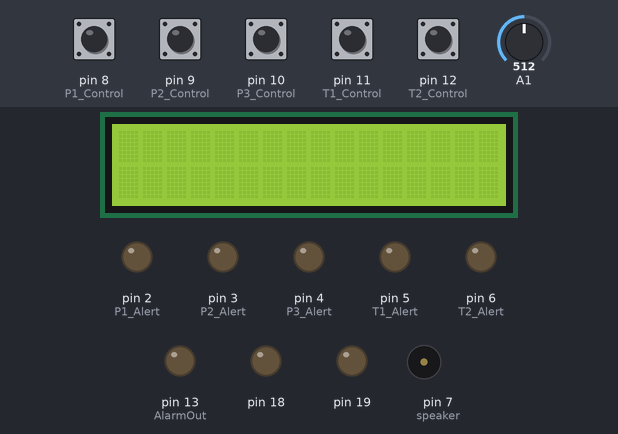
Simulated run of this sketch. Board: Arduino Uno, built with avr-gcc and run on an emulated ATmega328P. On the bench: 16×2 character LCD, output pins drawn as LEDs (lit = HIGH), buzzer (waves = sounding, pin HIGH). The test bench sets the inputs (shaded band); at power-on: pin 8 (P1_Control), pin 9 (P2_Control), pin 10 (P3_Control), pin 11 (T1_Control), pin 12 (T2_Control) HIGH, A1 = 512. What the sketch prints to the serial monitor is not drawn.

Above: at 1.2 s.
1.3 s: pin 8 (P1_Control) pulled LOW for 0.15 s
At 1.6 s:
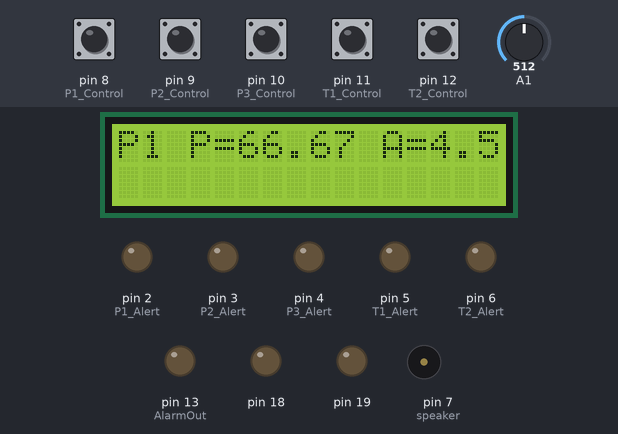
2.9 s: pin 11 (T1_Control) pulled LOW for 0.15 s
At 3.8 s:
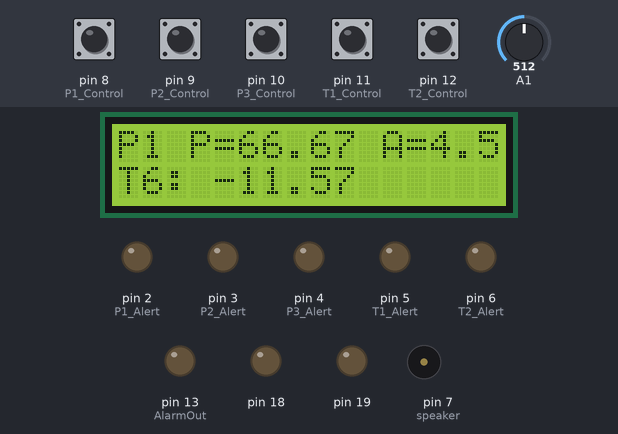
4.5 s: pin 9 (P2_Control) pulled LOW for 0.15 s
At 5.2 s:
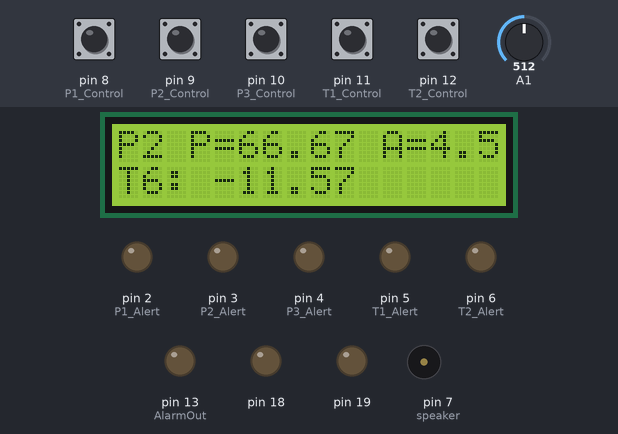
6.1 s: pin 10 (P3_Control) pulled LOW for 0.15 s
At 6.5 s:
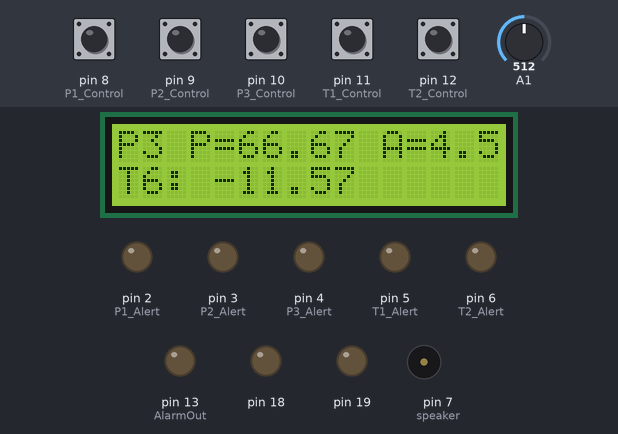
7.7 s: pin 12 (T2_Control) pulled LOW for 0.15 s
At 8.6 s:
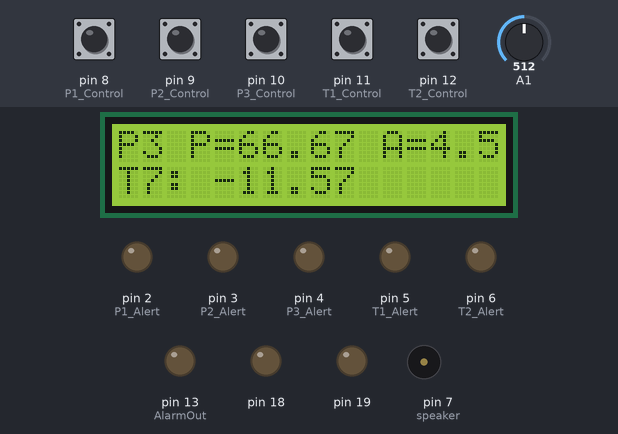
9.3 s: pin 8 (P1_Control) pulled LOW for 1 s
At 10.1 s:
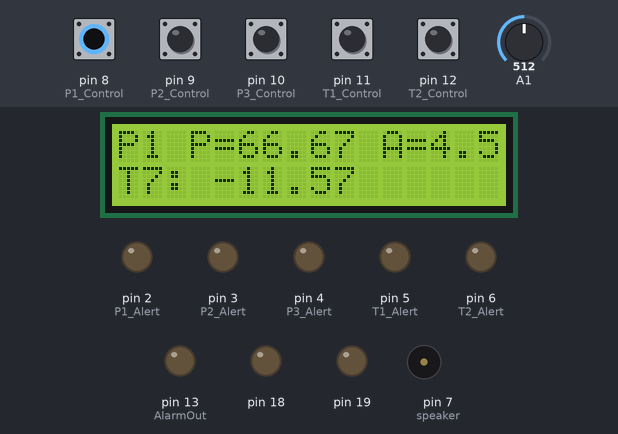
Timing chart, 0 to 12.3 s (numbered marks = the images above; inputs shaded):
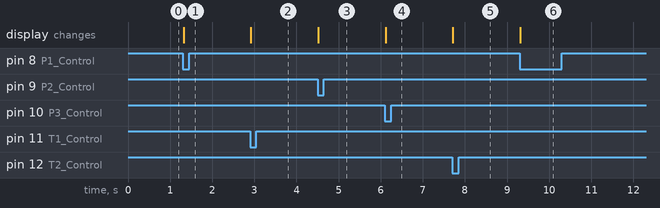

The sketch:

mpress.ino
```cpp
#include <Wire.h>
#include <avr/wdt.h>
#include <LiquidCrystal_I2C.h>

//служебный код для работы i2c дисплея
#if defined(ARDUINO) && ARDUINO >= 100
#define printByte(args)  write(args);
#else
#define printByte(args)  print(args,BYTE);
#endif

//разметка выходов контроллера для контрольных ламп
const int P1_Alert = 2; //контрольная лампа датчика давления P1
const int P2_Alert = 3; //контрольная лампа датчика давления P2
const int P3_Alert = 4; //контрольная лампа датчика давления P3
const int T1_Alert = 5; //контрольная лампа датчика температуры T1
const int T2_Alert = 6; //контрольная лампа датчика температуры T2

#define speaker (7) //пин пищалки D7
#define alarm {digitalWrite(AlarmOut, HIGH);}

//функции включения контрольных ламп
#define AlertP1 {digitalWrite(P1_Alert, HIGH); delay(500); digitalWrite(P1_Alert, LOW); beep(200, 550);} //мигаем контрольной лампой давления P1
#define AlertP2 {digitalWrite(P2_Alert, HIGH); delay(500); digitalWrite(P2_Alert, LOW); beep(200, 550);} //мигаем контрольной лампой давления P2
#define AlertP3 {digitalWrite(P3_Alert, HIGH); delay(500); digitalWrite(P3_Alert, LOW); beep(200, 550);} //мигаем контрольной лампой давления P3
#define AlertT1 {digitalWrite(T1_Alert, HIGH); delay(500); digitalWrite(T1_Alert, LOW); beep(200, 550);} //мигаем контрольной лампой температуры T1
#define AlertT2 {digitalWrite(T2_Alert, HIGH); delay(500); digitalWrite(T2_Alert, LOW); beep(200, 550);} //мигаем контрольной лампой температуры T2

//перемычки включения мониторинга: наличие джампера означает включение мониторинга
const int P1_Control = 8; //перемычка датчика давления P1, пин D8
const int P2_Control = 9; //перемычка датчика давления P2, пин D9
const int P3_Control = 10; //перемычка датчика давления P3, пин D10
const int T1_Control = 11; //перемычка датчика температуры T1, пин D11
const int T2_Control = 12; //перемычка датчика температуры T2, пин D12

const int P1 = 1; //датчик давления 1, пин A1
const int P2 = 2; //датчик давления 2, пин A2
const int P3 = 3; //датчик давления 3, пин A3

const int T1 = 6; //датчик температуры 1, пин A6
const int T2 = 7; //датчик температуры 2, пин A7

//рабочие диапазоны датчиков
const int Pmax = 150;
const int Pmin = 0;
const int Tmax = 150;
const int Tmin = -50;

const int AlarmOut = 13; //выход реле тревоги

const double ADCStep = 5.0/1024; //шаг АЦП: 5 вольт, рарядность АЦП 10 бит (1024).
const float SensorGis = 0.5; // значение "нулевого давления".
const int SensorPsi = 150; //диапазон датчика давления
const double Psi2Atm = 0.068046; //коэффициент преобразования

LiquidCrystal_I2C lcd(0x27,16,2);  // set the LCD address to 0x27 for a 16 chars and 2 line display - инициализация дисплея.

#define _beep {for(byte i=0; i<50; i++) {digitalWrite(speaker, HIGH); delayMicroseconds(220); digitalWrite(speaker, LOW); delayMicroseconds(220);} digitalWrite(speaker, LOW);}

void beep(byte dur, int frq) // функция пищалки
{
  dur=(1000/frq)*dur;
  for(byte i=0; i<dur; i++)
  {
   digitalWrite(speaker, HIGH);
   //_delay_us(frq);
   delayMicroseconds(frq);
   digitalWrite(speaker, LOW);
   delayMicroseconds(frq);
  }
}

void setup()
{
  //конфигурируем порты
  pinMode(P1_Alert, OUTPUT);
  pinMode(P2_Alert, OUTPUT);
  pinMode(P3_Alert, OUTPUT);
  pinMode(T1_Alert, OUTPUT);
  pinMode(T2_Alert, OUTPUT);
  pinMode(P1_Control, INPUT);
  pinMode(P2_Control, INPUT);
  pinMode(P3_Control, INPUT);
  pinMode(T1_Control, INPUT);
  pinMode(T2_Control, INPUT);
  pinMode(AlarmOut, OUTPUT);
  pinMode(speaker, OUTPUT);
  digitalWrite(P1_Control, HIGH);
  digitalWrite(P2_Control, HIGH);
  digitalWrite(P3_Control, HIGH);
  digitalWrite(T1_Control, HIGH);
  digitalWrite(T2_Control, HIGH);
  DDRC |= B00110000;

  //инициализируем дисплей
  lcd.init();                      // initialize the lcd
  lcd.backlight();
  lcd.home();

  Serial.begin(115200); //запускаем консольный вывод в ком-порт
  wdt_enable(WDTO_4S); //запускаем сторожевой таймер
}

double P(int P_number) //снимаем показания датчика давления; параметр функции - опрашиваемый датчик давления (P1, P2, P3)
{
  double VoltValue = ADCStep*analogRead(P_number)-SensorGis;
  double PsiValue = VoltValue*SensorPsi/4.5;
  double Atm=PsiValue*Psi2Atm;
  lcd.setCursor(0,0);
  Serial.print("P");
  lcd.print("P");
  Serial.print(P_number);
  lcd.print(P_number);
  Serial.print(": V=");
  Serial.print(VoltValue);
  Serial.print(" Psi=");
  lcd.print(" P=");
  Serial.print(PsiValue);
  lcd.print(PsiValue);
  Serial.print(" Atm=");
  lcd.print(" A=");
  Serial.println(Atm);
  lcd.print(Atm);
  delay(1000);
  wdt_reset();
  return Atm;
}

boolean CheckPRange(int P_number) //проверка значения датчика давления на вхождение в рабочий диапазон Pmin<=P<=Pmax
{
  double Pval=P(P_number);
  if ((Pval>=Pmin) && (Pval<=Pmax))
  {
    return true; //все в порядке, датчик в рабочем диапазоне
  }
  else //если нет
  {
    delay(300); //небольшая пауза
    Pval=P(P_number); //проверим еще раз
    if (!((Pval>=Pmin) && (Pval<=Pmax))) return false; //значение с датчика находится вне рабочего диапазона
  }
}

double T(int T_number)
{
  double val = analogRead(T_number);
  double temp = (val*5.0/1024)*100 - 273.15; //преобразование вольт-кельвин-цельсий
  lcd.setCursor(0,1);
  Serial.print("T");
  lcd.print("T");
  Serial.print(T_number);
  lcd.print(T_number);
  Serial.print(": ");
  lcd.print(": ");
  Serial.println(temp/2);
  lcd.print(temp/2);
  delay(1000);
  wdt_reset();
  return temp/2;
}

boolean CheckTRange(int T_number) //проверка значения датчика темепературы на вхождение в рабочий диапазон Tmin<=T<=Tmax
{
  double Tval=T(T_number);
  if ((Tval>=Tmin) && (Tval<=Tmax))
  {
    return true; //все в порядке, датчик в рабочем диапазоне
  }
  else //если нет
  {
    delay(300); //небольшая пауза
    Tval=T(T_number); //проверим еще раз
    if (!((Tval>=Tmin) && (Tval<=Tmax))) return false; //значение с датчика находится вне рабочего диапазона
  }
}

boolean SensorControl(int Sensor) //проверка датчика на предмет включенности. если перемычка установлена, то датчик задействован
{
  if (digitalRead(Sensor)==LOW) return true; else return false;  //джампер подтягивает пин к земле. Если состояние LOW, джампер установлен, датчик на мониторинге
}

void loop()
{
  wdt_reset(); //сброс сторожевого таймера
  if (SensorControl(P1_Control)) //проверяем, включен ли мониторинг датчика P1
  {
    if (!CheckPRange(P1)) //проверяем значение датчика
    {
      //проверку не прошли, пищим, включаем реле тревоги
      AlertP1;//контрольная лампа 1
      beep(500, 550);
      alarm; //включаем реле тревоги
    }
  }
  if (SensorControl(P2_Control)) //проверяем, включен ли мониторинг датчика P2
  {
    if (!CheckPRange(P2)) //проверяем значение датчика
    {
      //проверку не прошли, пищим, включаем реле тревоги
      AlertP2;//контрольная лампа 2
      beep(500, 550);
      alarm; //включаем реле тревоги
    }
  }
  if (SensorControl(P3_Control)) //проверяем, включен ли мониторинг датчика P3
  {
    if (!CheckPRange(P3)) //проверяем значение датчика
    {
      //проверку не прошли, пищим, включаем реле тревоги
      AlertP3; //контрольная лампа 3
      beep(500, 550);
      alarm; //включаем реле тревоги
    }
  }
  if (SensorControl(T1_Control)) //проверяем, включен ли мониторинг датчика T1
  {
    if (!CheckTRange(T1)) //проверяем значение датчика
    {
      //проверку не прошли, пищим, включаем реле тревоги
      AlertT1; //контрольная лампа 4
      beep(500, 550);
      alarm; //включаем реле тревоги
    }
  }
  if (SensorControl(T2_Control)) //проверяем, включен ли мониторинг датчика T2
  {
    //Serial.println("checking T7");
    if (!CheckTRange(T2)) //проверяем значение датчика
    {
      //проверку не прошли, пищим, включаем реле тревоги
      AlertT2; //контрольная лампа 5
      beep(500, 550);
      alarm; //включаем реле тревоги
    }
  }
}
```

Measured:
- after the input at 1.3 s, the display: changes at once (image 1)
- after the input at 2.9 s, the display: changes at once (image 2)
- after the input at 4.5 s, the display: changes at once (image 3)
- after the input at 6.1 s, the display: changes at once (image 4)
- after the input at 7.7 s, the display: changes at once (image 5)
- after the input at 9.3 s, the display: changes at once (image 6)
